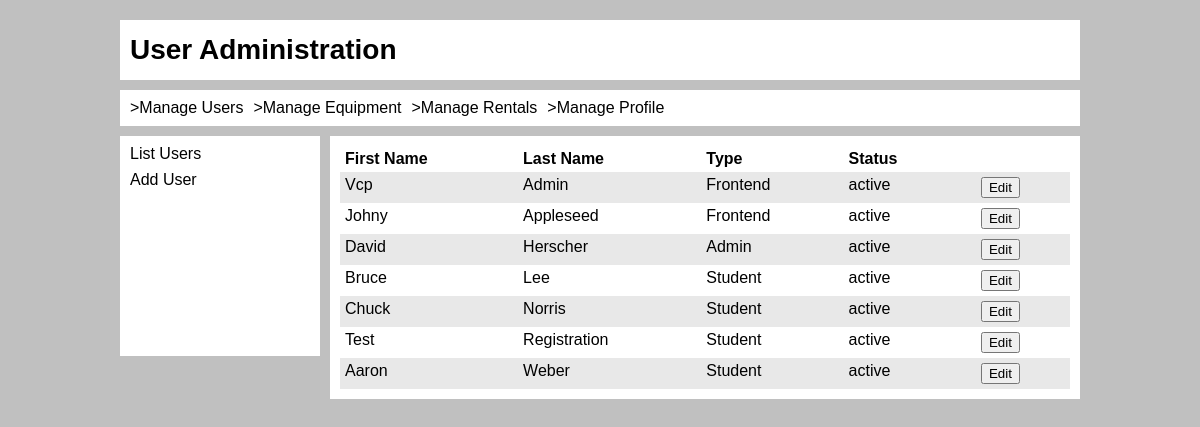
The app's page /users/users_script.php?listUsers, older data.
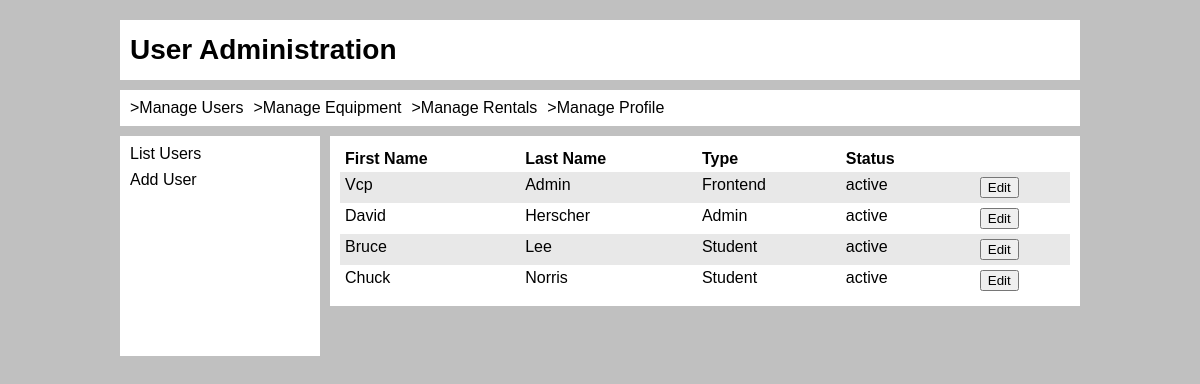
The same page, newer data.
### tables this page shows
CREATE TABLE IF NOT EXISTS `person` (
  `id` int(11) NOT NULL AUTO_INCREMENT,
  `studentid` varchar(128) DEFAULT NULL,
  `type` enum('Admin','Frontend','Student') NOT NULL DEFAULT 'Student',
  `status` enum('active','disabled') NOT NULL DEFAULT 'active',
  `firstname` varchar(255) DEFAULT NULL,
  `lastname` varchar(255) DEFAULT NULL,
  `address1` varchar(255) DEFAULT NULL,
  `address2` varchar(255) DEFAULT NULL,
  `zip` int(9) DEFAULT NULL,
  `email` varchar(128) DEFAULT NULL,
  `password` varchar(64) NOT NULL DEFAULT 'password',
  PRIMARY KEY (`id`)
);

### includes/helpers.inc.php (the view)
<?php
function htmlout($text) {
	$output = htmlspecialchars($text, ENT_QUOTES, 'UTF-8');
	echo $output;
}

### users/users.html.php
<div class="content">
	<table class="stripeInside">
		<tr>
			<th>First Name</th>
			<th>Last Name</th>
			<th>Type</th>
			<th>Status</th>
			<th colspan="2">&nbsp;</th>
		</tr>
		<?php foreach($users as $user): ?>
			<tr>
				<form action="" method="post">
						<td><?php htmlout($user['firstname']); ?></td>
						<td><?php htmlout($user['lastname']); ?></td>
						<td><?php htmlout($user['type']); ?></td>
						<td><?php htmlout($user['status']); ?></td>
						<td><input type="hidden" name="id" value="<?php echo $user['id']; ?>" /></td>
						<td><input type="submit" name="action" value="Edit" /></td>
				</form>
			</tr>
		<?php endforeach; ?>
	</table>
</div>

Row changes from the older to the newer data that the page shows:
removed person: firstname "Johny Appleseed Frontend active"
removed person: firstname "Test Registration Student active"
removed person: firstname "Aaron Weber Student active"
